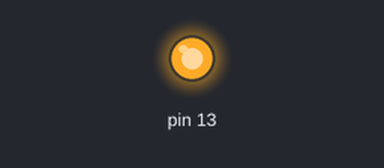
Bench run of a sketch on a simulated Arduino Uno, built with avr-gcc and run on an emulated ATmega328P. Parts: output pins drawn as LEDs (lit = HIGH).

Above: at 0.2 s.
At 73.2 s:
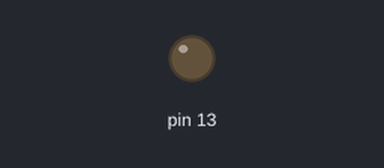
Timing chart, 0 to 79.3 s (numbered marks = the images above):
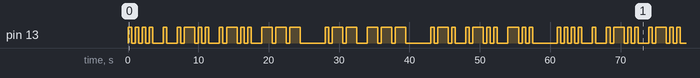

Measured:
- by itself, pin 13: moves between LOW and HIGH, repeating every 61.0 s
- by itself, everything shown: repeats every 61.0 s, in 64 steps

The sketch:

COMP444_1A_Blink_Morse_Code.ino
```cpp
//Morse Code

void setup() {

  pinMode(13, OUTPUT);
}

void loop() {
  //H
  digitalWrite(13, HIGH);
  delay(500);

  digitalWrite(13, LOW);
  delay(500);

  digitalWrite(13, HIGH);
  delay(500);

  digitalWrite(13, LOW);
  delay(500);

  digitalWrite(13, HIGH);
  delay(500);

  digitalWrite(13, LOW);
  delay(500);

  digitalWrite(13, HIGH);
  delay(500);

  digitalWrite(13, LOW);
  delay(1500);

  //E
  digitalWrite(13, HIGH);
  delay(500);

  digitalWrite(13, LOW);
  delay(1500);

  //L
  digitalWrite(13, HIGH);
  delay(500);

  digitalWrite(13, LOW);
  delay(500);

  digitalWrite(13, HIGH);
  delay(1500);

  digitalWrite(13, LOW);
  delay(500);

  digitalWrite(13, HIGH);
  delay(500);

  digitalWrite(13, LOW);
  delay(500);

  digitalWrite(13, HIGH);
  delay(500);

  digitalWrite(13, LOW);
  delay(1500);

  //L
  digitalWrite(13, HIGH);
  delay(500);

  digitalWrite(13, LOW);
  delay(500);

  digitalWrite(13, HIGH);
  delay(1500);

  digitalWrite(13, LOW);
  delay(500);

  digitalWrite(13, HIGH);
  delay(500);

  digitalWrite(13, LOW);
  delay(500);

  digitalWrite(13, HIGH);
  delay(500);

  digitalWrite(13, LOW);
  delay(1500);

  //O
  digitalWrite(13, HIGH);
  delay(1500);

  digitalWrite(13, LOW);
  delay(500);

  digitalWrite(13, HIGH);
  delay(1500);

  digitalWrite(13, LOW);
  delay(500);

  digitalWrite(13, HIGH);
  delay(1500);

  digitalWrite(13, LOW);
  delay(3500);

  //W
  digitalWrite(13, HIGH);
  delay(500);

  digitalWrite(13, LOW);
  delay(500);

  digitalWrite(13, HIGH);
  delay(1500);

  digitalWrite(13, LOW);
  delay(500);

  digitalWrite(13, HIGH);
  delay(1500);

  digitalWrite(13, LOW);
  delay(1500);

  //O
  digitalWrite(13, HIGH);
  delay(1500);

  digitalWrite(13, LOW);
  delay(500);

  digitalWrite(13, HIGH);
  delay(1500);

  digitalWrite(13, LOW);
  delay(500);

  digitalWrite(13, HIGH);
  delay(1500);

  digitalWrite(13, LOW);
  delay(3500);

  //R
  digitalWrite(13, HIGH);
  delay(500);

  digitalWrite(13, LOW);
  delay(500);

  digitalWrite(13, HIGH);
  delay(1500);

  digitalWrite(13, LOW);
  delay(500);

  digitalWrite(13, HIGH);
  delay(500);

  digitalWrite(13, LOW);
  delay(1500);

  //L
  digitalWrite(13, HIGH);
  delay(500);

  digitalWrite(13, LOW);
  delay(500);

  digitalWrite(13, HIGH);
  delay(1500);

  digitalWrite(13, LOW);
  delay(500);

  digitalWrite(13, HIGH);
  delay(500);

  digitalWrite(13, LOW);
  delay(500);

  digitalWrite(13, HIGH);
  delay(500);

  digitalWrite(13, LOW);
  delay(1500);

  //D
  digitalWrite(13, HIGH);
  delay(1500);

  digitalWrite(13, LOW);
  delay(500);

  digitalWrite(13, HIGH);
  delay(500);

  digitalWrite(13, LOW);
  delay(500);

  digitalWrite(13, HIGH);
  delay(500);

  digitalWrite(13, LOW);
  delay(3500);
}
```
